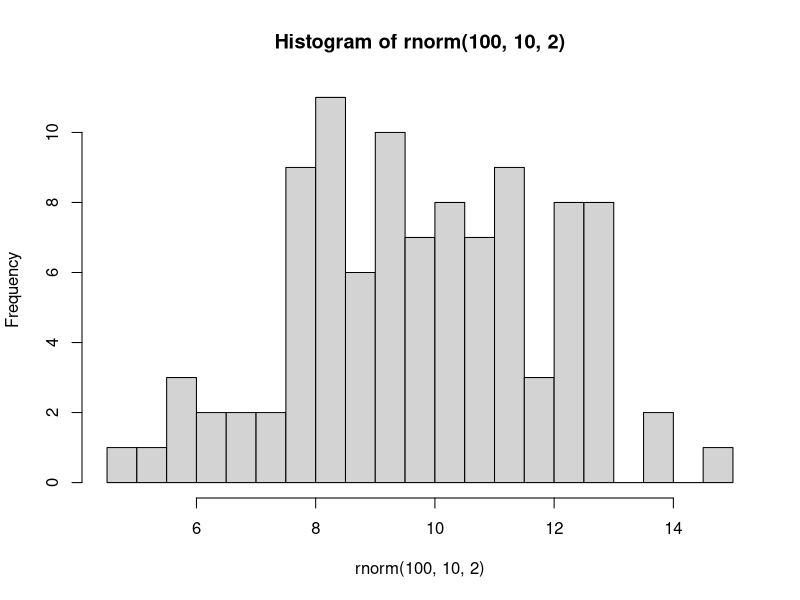
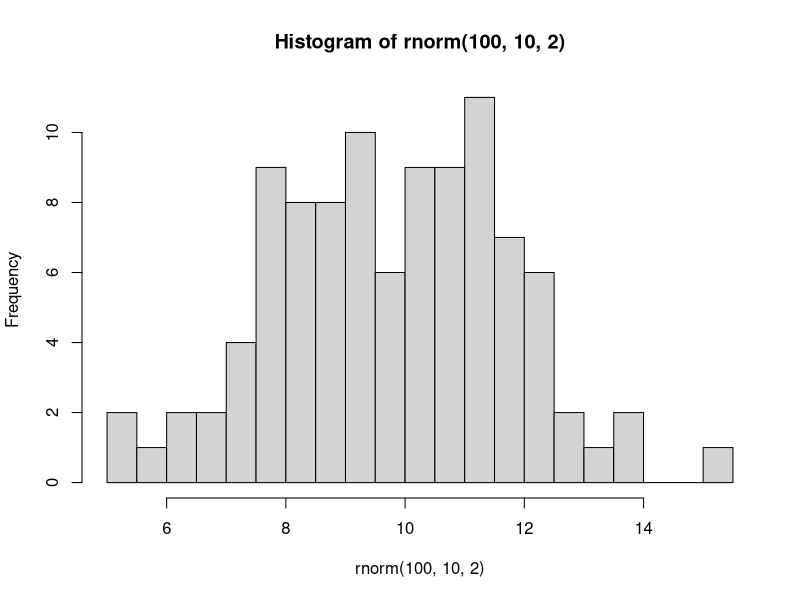

Here is the R script that generated these plots, in order:
## ---- chunk 1
knitr::opts_chunk$set(echo = TRUE)
## ---- chunk 2
HiR <- "Hi from R!!"

print(HiR)
## ---- chunk 3
hist(rnorm(100, 10, 2), breaks = 20)
## ---- chunk 4
hist(rnorm(100, 10, 2), breaks = 20)
